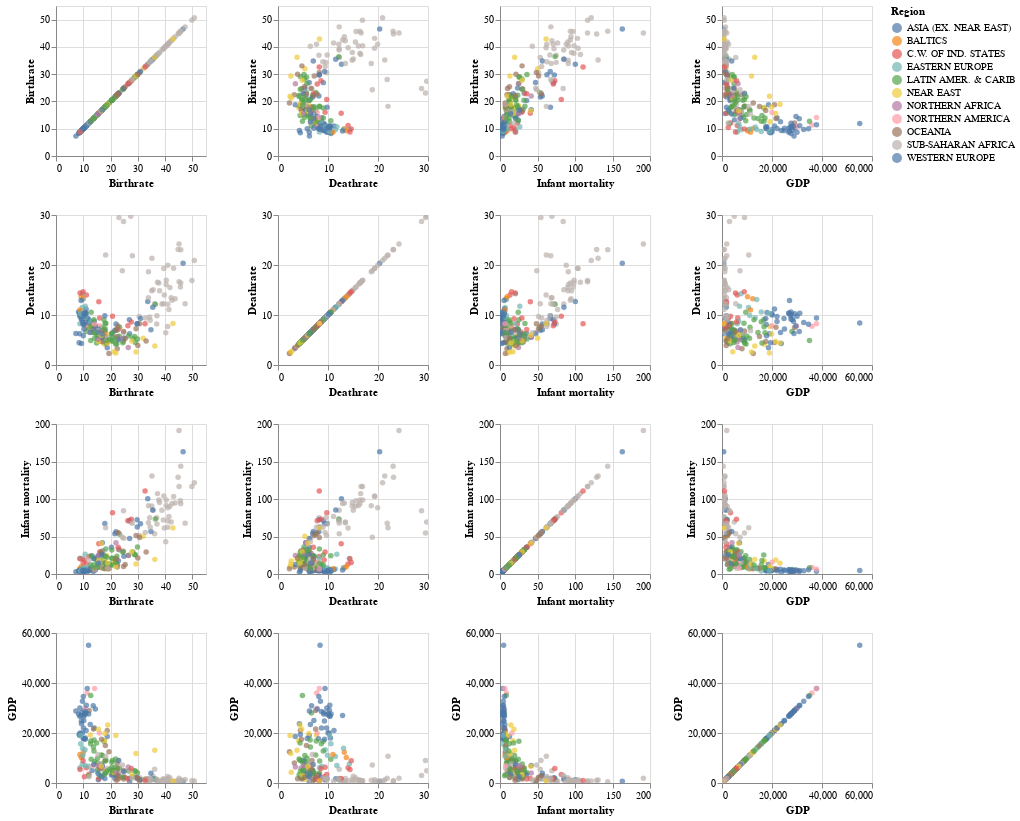

Notebook code for this chart:
### Markdown cell above
## Power Tools -- Scatter Matrix

It would be pretty tedius to look at all the different pairs of things we might want to look at for correlation one at a time, but we can Use a scatter matrix to make life easier.

### Code cell
alt.Chart(wd).mark_circle().encode(
    alt.X(alt.repeat("column"), type='quantitative'),
    alt.Y(alt.repeat("row"), type='quantitative'),
    color='Region:N'
).properties(
    width=150,
    height=150
).repeat(
    row=['Birthrate', 'Deathrate', 'Infant mortality', 'GDP'],
    column=['Birthrate', 'Deathrate', 'Infant mortality', 'GDP']
).interactive()

### Figure 1 — Vega-Lite specification as saved in the notebook (floating-point values rounded to 4 significant figures; data arrays with more than 128 entries replaced by an {"elided": "..."} marker saying what was removed)
{"$schema": "https://vega.github.io/schema/vega-lite/v2.6.0.json", "config": {"view": {"height": 300, "width": 400}}, "datasets": {"data-a587cc5a8576e89d89a46b8c75eb1836": {"elided": "224 records"}}, "repeat": {"column": ["Birthrate", "Deathrate", "Infant mortality", "GDP"], "row": ["Birthrate", "Deathrate", "Infant mortality", "GDP"]}, "spec": {"data": {"name": "data-a587cc5a8576e89d89a46b8c75eb1836"}, "encoding": {"color": {"field": "Region", "type": "nominal"}, "x": {"field": {"repeat": "column"}, "type": "quantitative"}, "y": {"field": {"repeat": "row"}, "type": "quantitative"}}, "height": 150, "mark": "circle", "selection": {"selector009": {"bind": "scales", "encodings": ["x", "y"], "mark": {"fill": "#333", "fillOpacity": 0.125, "stroke": "white"}, "on": "[mousedown, window:mouseup] > window:mousemove!", "resolve": "global", "translate": "[mousedown, window:mouseup] > window:mousemove!", "type": "interval", "zoom": "wheel!"}}, "width": 150}}
